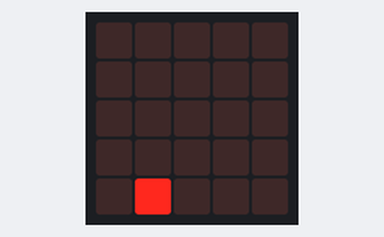
A program run on a simulated BBC micro:bit running MicroPython. Shown: the board's 5×5 LED display. Random numbers come from a fixed seed. At 4.0 s the program stops and its outputs stay as they are.

Above: at 1.1 s.

Measured:
- what the display in image 0 shows lasts 1.0 s, from 1.0 s to 2.0 s

The program:

4b_random_plotting.py
```python
"""
Random Plotting - B

Write a function that will turn a random pixel (LED) on and off a certain number
of times. Start by clearing out the LED display (turn off all the pixels (LEDs))

Inputs:
int: times, number of time to turn the LED on and off
"""

# Basic library for interact with Micro:bit device
from microbit import *
# Python's library for get random number
import random


# ... Read at the top of this file -.-
def rand_plotting(times):
    # Get a random number for X between 0, 4
    x = random.randint(0, 4)
    # Get a random number for Y between 0, 4
    y = random.randint(0, 4)
    # Loop for flick and turn on/off the time given
    for n in range(1, times + 1):
        # Clear the screen
        display.clear()
        # Wait 1 second
        sleep(1000)
        # Turn on the LED (X, Y)
        display.set_pixel(x, y, 9)
        # Wait 1 second
        sleep(1000)

    # Clear the screen at the END
    display.clear()


# Call our function
rand_plotting(2)
```
